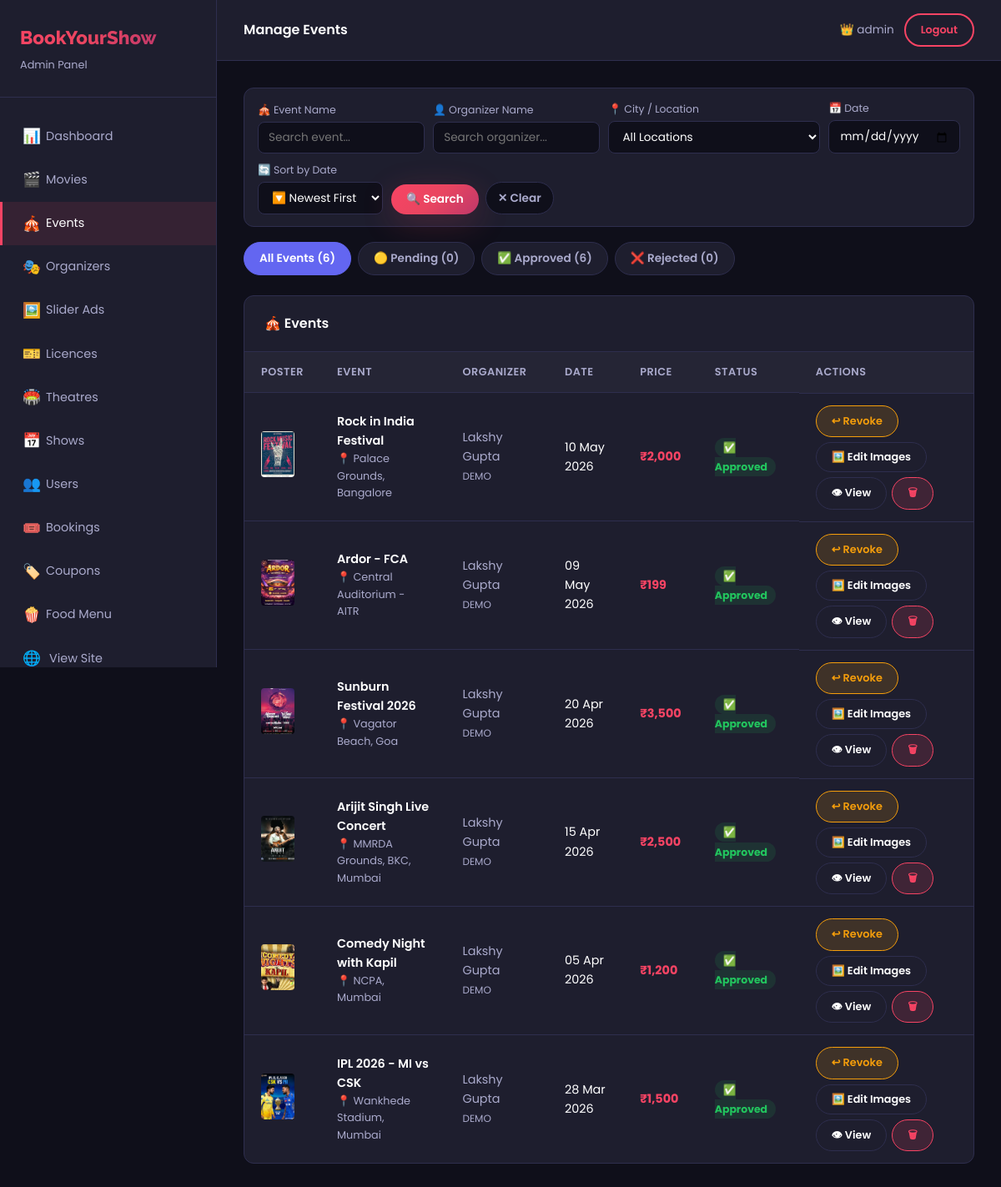
The app's page /admin/manage-events.php (signed in) with its own data.
### tables this page shows
CREATE TABLE `events` (
  `event_id` int(11) NOT NULL AUTO_INCREMENT,
  `event_name` varchar(150) DEFAULT NULL,
  `description` text DEFAULT NULL,
  `event_date` date DEFAULT NULL,
  `location` varchar(255) DEFAULT NULL,
  `city` varchar(100) DEFAULT '',
  `ticket_price` decimal(10,2) DEFAULT NULL,
  `total_seats` int(11) DEFAULT 500,
  `organizer_id` int(11) DEFAULT NULL,
  `event_image` varchar(255) DEFAULT NULL,
  `banner_image` varchar(255) DEFAULT '',
  `status` enum('pending','approved','rejected') DEFAULT 'approved',
  `category` varchar(50) DEFAULT 'Other',
  PRIMARY KEY (`event_id`),
  KEY `organizer_id` (`organizer_id`),
  CONSTRAINT `events_ibfk_1` FOREIGN KEY (`organizer_id`) REFERENCES `operators` (`operator_id`)
);

CREATE TABLE `operators` (
  `operator_id` int(11) NOT NULL AUTO_INCREMENT,
  `name` varchar(100) DEFAULT NULL,
  `email` varchar(100) DEFAULT NULL,
  `phone` varchar(15) DEFAULT '',
  `password` varchar(255) DEFAULT NULL,
  `organization` varchar(150) DEFAULT NULL,
  `city` varchar(100) DEFAULT '',
  `status` enum('active','suspended') DEFAULT 'active',
  `created_at` timestamp NOT NULL DEFAULT current_timestamp(),
  PRIMARY KEY (`operator_id`),
  UNIQUE KEY `email` (`email`)
);

### admin/manage-events.php (the view, shortened to what this page needs)
<?php
require_once 'admin-helper.php';
$tab = $_GET['tab'] ?? 'all';
$statusWhere = ($tab === 'pending') ? "AND e.status='pending'" : (($tab === 'approved') ? "AND e.status='approved'" : (($tab === 'rejected') ? "AND e.status='rejected'" : ""));
$searchEvtName = trim($_GET['ename'] ?? '');
$searchOrgName = trim($_GET['oname'] ?? '');
$searchDate    = trim($_GET['event_date'] ?? '');
$searchSort    = in_array($_GET['sort_date'] ?? '', ['ASC','DESC']) ? $_GET['sort_date'] : 'DESC';
$searchWhere   = '';
$events = $conn->query("SELECT e.*, o.name as organizer, o.organization FROM events e LEFT JOIN operators o ON e.organizer_id = o.operator_id WHERE 1=1 $statusWhere $searchWhere ORDER BY e.event_date $searchSort");
$counts = [];
foreach (['all'=>'','pending'=>"AND e.status='pending'",'approved'=>"AND e.status='approved'",'rejected'=>"AND e.status='rejected'"] as $k=>$w) {
    $r = $conn->query("SELECT COUNT(*) as c FROM events e LEFT JOIN operators o ON e.organizer_id = o.operator_id WHERE 1=1 $w");
    $counts[$k] = $r->fetch_assoc()['c'];
}
?>
<form method="GET" style="margin-bottom:18px;">
    <div style="display:flex;gap:10px;flex-wrap:wrap;align-items:flex-end;background:var(--bg-card);border:1px solid var(--border);border-radius:var(--radius);padding:14px 16px;">
        <div style="flex:1;min-width:140px;">
            <label style="font-size:0.78rem;color:var(--text-muted);display:block;margin-bottom:4px;">🎪 Event Name</label>
            <input type="text" name="ename" value="<?php echo htmlspecialchars($searchEvtName); ?>" placeholder="Search event..." class="form-control" style="padding:8px 12px;font-size:0.85rem;">
        </div>
        <div style="flex:1;min-width:140px;">
            <label style="font-size:0.78rem;color:var(--text-muted);display:block;margin-bottom:4px;">👤 Organizer Name</label>
            <input type="text" name="oname" value="<?php echo htmlspecialchars($searchOrgName); ?>" placeholder="Search organizer..." class="form-control" style="padding:8px 12px;font-size:0.85rem;">
        </div>
        <div style="min-width:160px;">
            <label style="font-size:0.78rem;color:var(--text-muted);display:block;margin-bottom:4px;">📍 City / Location</label>
            <select name="city" class="form-control" style="padding:8px 12px;font-size:0.85rem;background:var(--bg-dark);color:var(--text);border:1px solid var(--border);border-radius:8px;">
                <option value="">All Locations</option>
            </select>
        </div>
        <div style="min-width:150px;">
            <label style="font-size:0.78rem;color:var(--text-muted);display:block;margin-bottom:4px;">📅 Date</label>
            <input type="date" name="event_date" value="<?php echo htmlspecialchars($searchDate); ?>" class="form-control" style="padding:8px 12px;font-size:0.85rem;background:var(--bg-dark);color:var(--text);border:1px solid var(--border);border-radius:8px;">
        </div>
        <div style="min-width:150px;">
            <label style="font-size:0.78rem;color:var(--text-muted);display:block;margin-bottom:4px;">🔄 Sort by Date</label>
            <select name="sort_date" class="form-control" style="padding:8px 12px;font-size:0.85rem;background:var(--bg-dark);color:var(--text);border:1px solid var(--border);border-radius:8px;">
                <option value="DESC" <?php echo $searchSort==='DESC'?'selected':''; ?>>🔽 Newest First</option>
            </select>
        </div>
        <div style="display:flex;gap:8px;align-items:flex-end;">
            <button type="submit" class="btn btn-primary btn-sm" style="padding:8px 18px;font-size:0.85rem;">🔍 Search</button>
            <a href="manage-events.php<?php echo $tab!=='all' ? '?tab='.$tab : ''; ?>" class="btn btn-sm" style="padding:8px 14px;font-size:0.85rem;background:var(--bg-dark);border:1px solid var(--border);color:var(--text-muted);">✕ Clear</a>
        </div>
    </div>
</form>
<div style="display:flex;gap:8px;margin-bottom:24px;flex-wrap:wrap;">
    <?php
    $tabDefs = [
        'all'      => ['label'=>'All Events',      'color'=>'#6366f1', 'count'=>$counts['all']],
        'pending'  => ['label'=>'🟡 Pending',       'color'=>'#f59e0b', 'count'=>$counts['pending']],
        'approved' => ['label'=>'✅ Approved',       'color'=>'#22c55e', 'count'=>$counts['approved']],
        'rejected' => ['label'=>'❌ Rejected',       'color'=>'#ef4444', 'count'=>$counts['rejected']],
    ];
    foreach ($tabDefs as $key => $td):
        $active = $tab === $key;
    ?>
    <a href="manage-events.php?tab=<?php echo $key; ?>" style="
        text-decoration:none;padding:8px 18px;border-radius:50px;font-size:0.85rem;font-weight:600;
        background:<?php echo $active ? $td['color'] : 'var(--bg-card)'; ?>;
        color:<?php echo $active ? '#fff' : 'var(--text-muted)'; ?>;
        border:1px solid <?php echo $active ? $td['color'] : 'var(--border)'; ?>;">
        <?php echo $td['label']; ?> (<?php echo $td['count']; ?>)
    </a>
    <?php endforeach; ?>
</div>
<div class="table-wrapper">
    <div class="table-header"><h4 class="table-title">🎪 Events</h4></div>
    <table>
        <thead><tr>
            <th>Poster</th><th>Event</th><th>Organizer</th><th>Date</th><th>Price</th><th>Status</th><th>Actions</th>
        </tr></thead>
        <tbody>
        <?php if ($events->num_rows === 0): ?>
        <tr><td colspan="7" style="text-align:center;padding:30px;color:var(--text-muted);">No events found.</td></tr>
        <?php else: while($e = $events->fetch_assoc()): ?>
        <?php
            $status = $e['status'] ?? 'approved';
            $statusBadge = match($status) {
                'pending'  => '<span style="background:rgba(245,158,11,0.15);color:#f59e0b;padding:3px 10px;border-radius:50px;font-size:0.78rem;font-weight:700;">🟡 Pending</span>',
                'approved' => '<span style="background:rgba(34,197,94,0.12);color:#22c55e;padding:3px 10px;border-radius:50px;font-size:0.78rem;font-weight:700;">✅ Approved</span>',
                'rejected' => '<span style="background:rgba(239,68,68,0.12);color:#ef4444;padding:3px 10px;border-radius:50px;font-size:0.78rem;font-weight:700;">❌ Rejected</span>',
                default    => ''
            };
        ?>
        <tr>
            <td>
            <?php if (!empty($e['event_image']) && file_exists('../assets/images/events/' . $e['event_image'])): ?>
                <img src="<?php echo BASE_URL; ?>assets/images/events/<?php echo htmlspecialchars($e['event_image']); ?>" style="height:55px;width:40px;object-fit:cover;border-radius:4px;" alt="">
                <?php else: ?>
                <span style="font-size:1.8rem;">🎪</span>
                <?php endif; ?>
            </td>
            <td>
                <div style="font-weight:600;"><?php echo htmlspecialchars($e['event_name']); ?></div>
                <div style="color:var(--text-muted);font-size:0.8rem;">📍 <?php echo htmlspecialchars($e['location']); ?></div>
            </td>
            <td style="color:var(--text-muted);">
                <?php echo htmlspecialchars($e['organizer'] ?? 'N/A'); ?>
                <?php if($e['organization']): ?><br><small><?php echo htmlspecialchars($e['organization']); ?></small><?php endif; ?>
            </td>
            <td><?php echo date('d M Y', strtotime($e['event_date'])); ?></td>
            <td style="color:var(--primary);font-weight:700;">₹<?php echo number_format($e['ticket_price'],0); ?></td>
            <td><?php echo $statusBadge; ?></td>
            <td class="action-btns" style="gap:6px;flex-wrap:wrap;">
                <?php if ($status === 'pending'): ?>
                <a href="manage-events.php?approve=<?php echo $e['event_id']; ?>" class="btn btn-sm" style="background:rgba(34,197,94,0.15);color:#22c55e;border:1px solid #22c55e;" onclick="return confirm('Approve this event?')">✅ Approve</a>
                <a href="manage-events.php?reject=<?php echo $e['event_id']; ?>" class="btn btn-sm" style="background:rgba(239,68,68,0.12);color:#ef4444;border:1px solid #ef4444;" onclick="return confirm('Reject this event?')">❌ Reject</a>
                <?php elseif ($status === 'approved'): ?>
                <a href="manage-events.php?reject=<?php echo $e['event_id']; ?>" class="btn btn-sm" style="background:rgba(245,158,11,0.15);color:#f59e0b;border:1px solid #f59e0b;" onclick="return confirm('Revoke approval?')">↩ Revoke</a>
                <?php elseif ($status === 'rejected'): ?>
                <a href="manage-events.php?approve=<?php echo $e['event_id']; ?>" class="btn btn-sm" style="background:rgba(34,197,94,0.15);color:#22c55e;border:1px solid #22c55e;" onclick="return confirm('Approve this event?')">✅ Approve</a>
                <?php endif; ?>
                <button type="button" class="btn btn-sm btn-dark" onclick="openMediaModal(<?php echo $e['event_id']; ?>, '<?php echo htmlspecialchars(addslashes($e['event_name'])); ?>')">🖼️ Edit Images</button>
                <a href="<?php echo BASE_URL; ?>event-details.php?id=<?php echo $e['event_id']; ?>" class="btn btn-dark btn-sm" target="_blank">👁 View</a>
                <a href="manage-events.php?delete=<?php echo $e['event_id']; ?>" class="btn btn-sm" style="background:rgba(248,68,100,0.15);color:var(--primary);border:1px solid var(--primary);" onclick="return confirm('Delete this event permanently?')">🗑</a>
            </td>
        </tr>
        <?php endwhile; endif; ?>
        </tbody>
    </table>
</div>

### css/style.css (style rules this page uses)
:root { --primary: #f84464; --primary-dark: #d63655; --secondary: #1a1a2e; --accent: #e94560; --bg-dark: #0f0f1a; --bg-card: #1e1e2e; --bg-light: #f8f9fa; --text-light: #ffffff; --text-muted: #aaaacc; --text-dark: #1a1a2e; --border: #2e2e4e; --gold: #ffd700; --green: #00c851; --gradient: linear-gradient(135deg, #f84464 0%, #e94560 50%, #c0386a 100%); --gradient-dark: linear-gradient(135deg, #1a1a2e 0%, #0f0f1a 100%); --shadow: 0 10px 40px rgba(248, 68, 100, 0.2); --shadow-card: 0 4px 20px rgba(0, 0, 0, 0.3); --radius: 12px; --radius-sm: 8px; --transition: all 0.3s ease; }
* { margin: 0; padding: 0; box-sizing: border-box; }
html { scroll-behavior: smooth; }
body { font-family: 'Poppins', sans-serif; background-color: var(--bg-dark); color: var(--text-light); line-height: 1.6; transition: var(--transition); }
a { text-decoration: none; color: inherit; transition: var(--transition); }
img { max-width: 100%; height: auto; }
input, select, textarea, button { font-family: 'Poppins', sans-serif; }
.btn { display: inline-flex; align-items: center; gap: 8px; padding: 12px 28px; border-radius: 50px; font-weight: 600; font-size: 0.9rem; cursor: pointer; border: none; transition: var(--transition); text-decoration: none; }
.btn-primary { background: var(--gradient); color: #fff; box-shadow: var(--shadow); }
.btn-dark { background: var(--bg-card); color: var(--text-light); border: 1px solid var(--border); }
.btn-sm { padding: 8px 18px; font-size: 0.8rem; }
.form-control { width: 100%; padding: 13px 16px; background: var(--bg-dark); border: 1px solid var(--border); border-radius: var(--radius-sm); color: var(--text-light); font-size: 0.9rem; transition: var(--transition); outline: none; }
.table-wrapper { background: var(--bg-card); border: 1px solid var(--border); border-radius: var(--radius); overflow: hidden; }
.table-header { padding: 20px 24px; display: flex; align-items: center; justify-content: space-between; border-bottom: 1px solid var(--border); }
.table-title { font-size: 1rem; font-weight: 600; }
table { width: 100%; border-collapse: collapse; }
table th { background: rgba(255,255,255,0.03); padding: 14px 20px; text-align: left; font-size: 0.8rem; font-weight: 600; color: var(--text-muted); text-transform: uppercase; letter-spacing: 0.5px; white-space: nowrap; }
table td { padding: 14px 20px; font-size: 0.9rem; border-top: 1px solid var(--border); }
.action-btns { display: flex; gap: 8px; }

### records on screen
events: event_image (picture), event_name "Rock in India Festival", location "Palace Grounds, Bangalore", organizer.name "Lakshy Gupta", organizer.organization "DEMO", event_date "10 May 2026", ticket_price "2,000", status "✅ Approved"
events: event_image (picture), event_name "Ardor - FCA", location "Central Auditorium - AITR", organizer.name "Lakshy Gupta", organizer.organization "DEMO", event_date "09 May 2026", ticket_price "199", status "✅ Approved"
events: event_image (picture), event_name "Sunburn Festival 2026", location "Vagator Beach, Goa", organizer.name "Lakshy Gupta", organizer.organization "DEMO", event_date "20 Apr 2026", ticket_price "3,500", status "✅ Approved"
events: event_image (picture), event_name "Arijit Singh Live Concert", location "MMRDA Grounds, BKC, Mumbai", organizer.name "Lakshy Gupta", organizer.organization "DEMO", event_date "15 Apr 2026", ticket_price "2,500", status "✅ Approved"
events: event_image (picture), event_name "Comedy Night with Kapil", location "NCPA, Mumbai", organizer.name "Lakshy Gupta", organizer.organization "DEMO", event_date "05 Apr 2026", ticket_price "1,200", status "✅ Approved"
events: event_image (picture), event_name "IPL 2026 - MI vs CSK", location "Wankhede Stadium, Mumbai", organizer.name "Lakshy Gupta", organizer.organization "DEMO", event_date "28 Mar 2026", ticket_price "1,500", status "✅ Approved"

### other values on screen
$info[0] "📊"
$info[1] "Dashboard"
$info[0] "🎬"
$info[1] "Movies"
$info[0] "🎪"
$info[1] "Events"
$info[0] "🎭"
$info[1] "Organizers"
$info[0] "🖼️"
$info[1] "Slider Ads"
$info[0] "🎫"
$info[1] "Licences"
$info[0] "🏟️"
$info[1] "Theatres"
$info[0] "📅"
